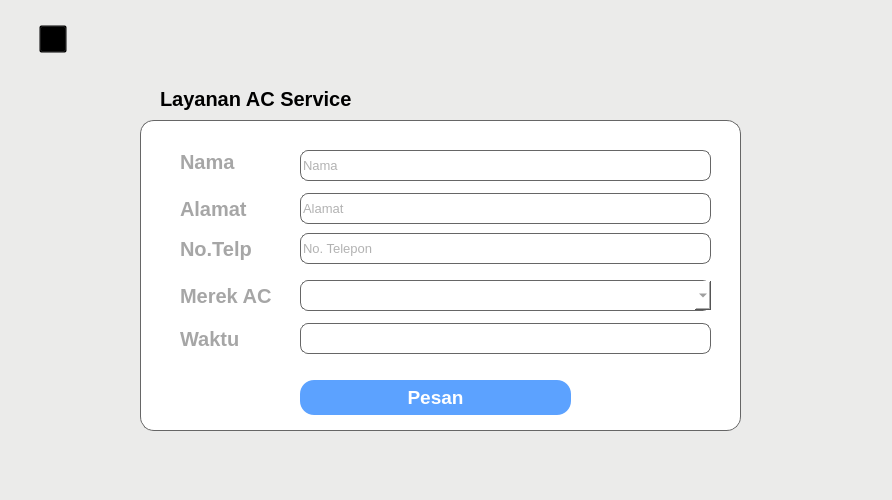
<?xml version="1.0" encoding="UTF-8"?>
<ui version="4.0">
 <class>Form</class>
 <widget class="QWidget" name="Form">
  <property name="geometry">
   <rect>
    <x>0</x>
    <y>0</y>
    <width>892</width>
    <height>500</height>
   </rect>
  </property>
  <property name="windowTitle">
   <string>AC SERVICE</string>
  </property>
  <property name="windowIcon">
   <iconset resource="../Resources_rc/resources.qrc">
    <normaloff>:/LogoAndWindowsIcon/Aset/LogoIconSolusiku-final.png</normaloff>:/LogoAndWindowsIcon/Aset/LogoIconSolusiku-final.png</iconset>
  </property>
  <property name="styleSheet">
   <string notr="true">background-color: #ebebea;</string>
  </property>
  <widget class="QLabel" name="label">
   <property name="geometry">
    <rect>
     <x>140</x>
     <y>120</y>
     <width>601</width>
     <height>311</height>
    </rect>
   </property>
   <property name="styleSheet">
    <string notr="true">border: 1px solid #666666;
border-radius: 14px;
background-color: #ffffff;
color: #ffffff;</string>
   </property>
   <property name="text">
    <string/>
   </property>
  </widget>
  <widget class="QLabel" name="label_2">
   <property name="geometry">
    <rect>
     <x>180</x>
     <y>133</y>
     <width>91</width>
     <height>41</height>
    </rect>
   </property>
   <property name="font">
    <font>
     <family>Nirmala UI</family>
     <pointsize>15</pointsize>
     <weight>75</weight>
     <bold>true</bold>
    </font>
   </property>
   <property name="styleSheet">
    <string notr="true">color: #a6a6a6;
background-color: #ffffff;</string>
   </property>
   <property name="text">
    <string>Nama</string>
   </property>
   <property name="alignment">
    <set>Qt::AlignBottom|Qt::AlignLeading|Qt::AlignLeft</set>
   </property>
  </widget>
  <widget class="QLabel" name="label_3">
   <property name="geometry">
    <rect>
     <x>180</x>
     <y>190</y>
     <width>91</width>
     <height>31</height>
    </rect>
   </property>
   <property name="font">
    <font>
     <family>Nirmala UI</family>
     <pointsize>15</pointsize>
     <weight>75</weight>
     <bold>true</bold>
    </font>
   </property>
   <property name="styleSheet">
    <string notr="true">color: #a6a6a6;
background-color: #ffffff;</string>
   </property>
   <property name="text">
    <string>Alamat</string>
   </property>
   <property name="alignment">
    <set>Qt::AlignBottom|Qt::AlignLeading|Qt::AlignLeft</set>
   </property>
  </widget>
  <widget class="QLabel" name="label_4">
   <property name="geometry">
    <rect>
     <x>180</x>
     <y>230</y>
     <width>91</width>
     <height>31</height>
    </rect>
   </property>
   <property name="font">
    <font>
     <family>Nirmala UI</family>
     <pointsize>15</pointsize>
     <weight>75</weight>
     <bold>true</bold>
    </font>
   </property>
   <property name="styleSheet">
    <string notr="true">color: #a6a6a6;
background-color: #ffffff;</string>
   </property>
   <property name="text">
    <string>No.Telp</string>
   </property>
   <property name="alignment">
    <set>Qt::AlignBottom|Qt::AlignLeading|Qt::AlignLeft</set>
   </property>
  </widget>
  <widget class="QLabel" name="label_5">
   <property name="geometry">
    <rect>
     <x>180</x>
     <y>277</y>
     <width>101</width>
     <height>31</height>
    </rect>
   </property>
   <property name="font">
    <font>
     <family>Nirmala UI</family>
     <pointsize>15</pointsize>
     <weight>75</weight>
     <bold>true</bold>
    </font>
   </property>
   <property name="styleSheet">
    <string notr="true">color: #a6a6a6;
background-color: #ffffff;</string>
   </property>
   <property name="text">
    <string>Merek AC</string>
   </property>
   <property name="alignment">
    <set>Qt::AlignBottom|Qt::AlignLeading|Qt::AlignLeft</set>
   </property>
  </widget>
  <widget class="QLabel" name="label_6">
   <property name="geometry">
    <rect>
     <x>180</x>
     <y>320</y>
     <width>91</width>
     <height>31</height>
    </rect>
   </property>
   <property name="font">
    <font>
     <family>Nirmala UI</family>
     <pointsize>15</pointsize>
     <weight>75</weight>
     <bold>true</bold>
    </font>
   </property>
   <property name="styleSheet">
    <string notr="true">color: #a6a6a6;
background-color: #ffffff;</string>
   </property>
   <property name="text">
    <string>Waktu</string>
   </property>
   <property name="alignment">
    <set>Qt::AlignBottom|Qt::AlignLeading|Qt::AlignLeft</set>
   </property>
  </widget>
  <widget class="QLineEdit" name="txtNamaLengkap">
   <property name="geometry">
    <rect>
     <x>300</x>
     <y>150</y>
     <width>411</width>
     <height>31</height>
    </rect>
   </property>
   <property name="font">
    <font>
     <family>Nirmala UI</family>
     <pointsize>10</pointsize>
    </font>
   </property>
   <property name="styleSheet">
    <string notr="true">border : 1px solid #666666;
border-radius : 8px;
background-color: white;
color: #666666;</string>
   </property>
   <property name="alignment">
    <set>Qt::AlignLeading|Qt::AlignLeft|Qt::AlignVCenter</set>
   </property>
   <property name="placeholderText">
    <string>Nama</string>
   </property>
  </widget>
  <widget class="QLineEdit" name="txtAlamatLengkap">
   <property name="geometry">
    <rect>
     <x>300</x>
     <y>193</y>
     <width>411</width>
     <height>31</height>
    </rect>
   </property>
   <property name="font">
    <font>
     <family>Nirmala UI</family>
     <pointsize>10</pointsize>
    </font>
   </property>
   <property name="styleSheet">
    <string notr="true">border : 1px solid #666666;
border-radius : 8px;
background-color: white;
color: #666666;</string>
   </property>
   <property name="alignment">
    <set>Qt::AlignLeading|Qt::AlignLeft|Qt::AlignVCenter</set>
   </property>
   <property name="placeholderText">
    <string>Alamat</string>
   </property>
  </widget>
  <widget class="QLineEdit" name="txtNoTelp">
   <property name="geometry">
    <rect>
     <x>300</x>
     <y>233</y>
     <width>411</width>
     <height>31</height>
    </rect>
   </property>
   <property name="font">
    <font>
     <family>Nirmala UI</family>
     <pointsize>10</pointsize>
    </font>
   </property>
   <property name="styleSheet">
    <string notr="true">border : 1px solid #666666;
border-radius : 8px;
background-color: white;
color: #666666;</string>
   </property>
   <property name="alignment">
    <set>Qt::AlignLeading|Qt::AlignLeft|Qt::AlignVCenter</set>
   </property>
   <property name="placeholderText">
    <string>No. Telepon</string>
   </property>
  </widget>
  <widget class="QLineEdit" name="txtWaktu">
   <property name="geometry">
    <rect>
     <x>300</x>
     <y>323</y>
     <width>411</width>
     <height>31</height>
    </rect>
   </property>
   <property name="font">
    <font>
     <family>Nirmala UI</family>
     <pointsize>10</pointsize>
    </font>
   </property>
   <property name="styleSheet">
    <string notr="true">border : 1px solid #666666;
border-radius : 8px;
background-color: white;
color: #666666;</string>
   </property>
   <property name="alignment">
    <set>Qt::AlignLeading|Qt::AlignLeft|Qt::AlignVCenter</set>
   </property>
   <property name="placeholderText">
    <string/>
   </property>
  </widget>
  <widget class="QComboBox" name="cmbAC">
   <property name="geometry">
    <rect>
     <x>300</x>
     <y>280</y>
     <width>411</width>
     <height>31</height>
    </rect>
   </property>
   <property name="font">
    <font>
     <family>Nirmala UI</family>
     <pointsize>10</pointsize>
    </font>
   </property>
   <property name="styleSheet">
    <string notr="true">border : 1px solid #666666;
border-radius : 8px;
background-color: white;
color: #666666;
border-right: None;</string>
   </property>
   <property name="placeholderText">
    <string/>
   </property>
  </widget>
  <widget class="QPushButton" name="btnPesan_acServ">
   <property name="geometry">
    <rect>
     <x>300</x>
     <y>380</y>
     <width>271</width>
     <height>35</height>
    </rect>
   </property>
   <property name="font">
    <font>
     <family>Nirmala UI</family>
     <pointsize>14</pointsize>
     <weight>75</weight>
     <bold>true</bold>
    </font>
   </property>
   <property name="styleSheet">
    <string notr="true">
border-radius: 14px;
background-color: #5ca2ff;
color: #ffffff;</string>
   </property>
   <property name="text">
    <string>Pesan</string>
   </property>
  </widget>
  <widget class="QLabel" name="label_7">
   <property name="geometry">
    <rect>
     <x>160</x>
     <y>70</y>
     <width>211</width>
     <height>41</height>
    </rect>
   </property>
   <property name="font">
    <font>
     <family>Nirmala UI</family>
     <pointsize>15</pointsize>
     <weight>75</weight>
     <bold>true</bold>
    </font>
   </property>
   <property name="styleSheet">
    <string notr="true">color: #Black;</string>
   </property>
   <property name="text">
    <string>Layanan AC Service</string>
   </property>
   <property name="alignment">
    <set>Qt::AlignBottom|Qt::AlignLeading|Qt::AlignLeft</set>
   </property>
  </widget>
  <widget class="QPushButton" name="btn_back">
   <property name="geometry">
    <rect>
     <x>39</x>
     <y>25</y>
     <width>28</width>
     <height>28</height>
    </rect>
   </property>
   <property name="styleSheet">
    <string notr="true">background-color:transparent;</string>
   </property>
   <property name="text">
    <string/>
   </property>
   <property name="icon">
    <iconset resource="../Resources_rc/resources.qrc">
     <normaloff>:/Images/Aset/btn_back_noBG.png</normaloff>:/Images/Aset/btn_back_noBG.png</iconset>
   </property>
   <property name="iconSize">
    <size>
     <width>28</width>
     <height>28</height>
    </size>
   </property>
  </widget>
  <widget class="QLabel" name="shadow_blue">
   <property name="geometry">
    <rect>
     <x>0</x>
     <y>75</y>
     <width>892</width>
     <height>425</height>
    </rect>
   </property>
   <property name="styleSheet">
    <string notr="true">background-color: transparent;</string>
   </property>
   <property name="text">
    <string/>
   </property>
   <property name="pixmap">
    <pixmap resource="../Resources_rc/resources.qrc">:/Images/Aset/Shadow_blue.jpg</pixmap>
   </property>
   <property name="scaledContents">
    <bool>true</bool>
   </property>
  </widget>
  <zorder>shadow_blue</zorder>
  <zorder>label</zorder>
  <zorder>label_2</zorder>
  <zorder>label_3</zorder>
  <zorder>label_4</zorder>
  <zorder>label_5</zorder>
  <zorder>label_6</zorder>
  <zorder>txtNamaLengkap</zorder>
  <zorder>txtAlamatLengkap</zorder>
  <zorder>txtNoTelp</zorder>
  <zorder>txtWaktu</zorder>
  <zorder>cmbAC</zorder>
  <zorder>btnPesan_acServ</zorder>
  <zorder>label_7</zorder>
  <zorder>btn_back</zorder>
 </widget>
 <resources>
  <include location="../Resources_rc/resources.qrc"/>
  <include location="../Resources_rc/resources.qrc"/>
 </resources>
 <connections/>
</ui>
